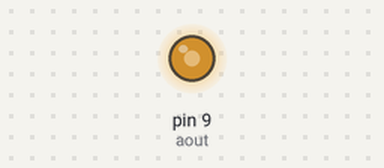
Bench run of a sketch on a simulated Arduino Uno, built with avr-gcc and run on an emulated ATmega328P. Shown: output pins drawn as LEDs (lit = HIGH).

Above: at 0.1 s.
Timing chart, 0 to 1.6 s (numbered marks = the images above):
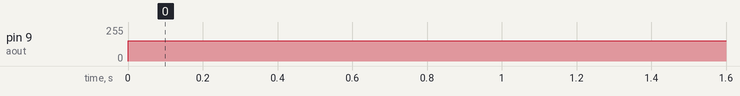

The sketch:

testing_analog_out.ino
```cpp
int aout =9;
void setup() {
  // put your setup code here, to run once:
  pinMode(aout, OUTPUT);
}

void loop() {
  // put your main code here, to run repeatedly:
  analogWrite(aout, 153);
  delay(10000);
  //analogWrite(aout,0);
  //delay(5000);
}
```

Measured:
- by itself, pin 9 (aout): 0/255 → 153/255 at 0.00 s
